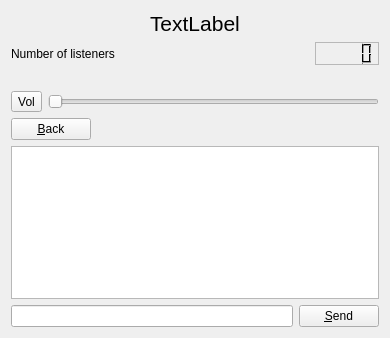
<?xml version="1.0" encoding="UTF-8"?>
<ui version="4.0">
 <class>PlayerWidget</class>
 <widget class="QWidget" name="PlayerWidget">
  <property name="geometry">
   <rect>
    <x>0</x>
    <y>0</y>
    <width>390</width>
    <height>338</height>
   </rect>
  </property>
  <property name="windowTitle">
   <string>Form</string>
  </property>
  <layout class="QVBoxLayout" name="verticalLayout_2">
   <item>
    <layout class="QHBoxLayout" name="horizontalLayout">
     <item>
      <spacer name="horizontalSpacer_2">
       <property name="orientation">
        <enum>Qt::Horizontal</enum>
       </property>
       <property name="sizeHint" stdset="0">
        <size>
         <width>40</width>
         <height>20</height>
        </size>
       </property>
      </spacer>
     </item>
     <item>
      <widget class="QLabel" name="channelName">
       <property name="font">
        <font>
         <pointsize>16</pointsize>
        </font>
       </property>
       <property name="text">
        <string>TextLabel</string>
       </property>
      </widget>
     </item>
     <item>
      <spacer name="horizontalSpacer">
       <property name="orientation">
        <enum>Qt::Horizontal</enum>
       </property>
       <property name="sizeHint" stdset="0">
        <size>
         <width>40</width>
         <height>20</height>
        </size>
       </property>
      </spacer>
     </item>
    </layout>
   </item>
   <item>
    <spacer name="verticalSpacer">
     <property name="orientation">
      <enum>Qt::Vertical</enum>
     </property>
     <property name="sizeHint" stdset="0">
      <size>
       <width>20</width>
       <height>19</height>
      </size>
     </property>
    </spacer>
   </item>
   <item>
    <layout class="QHBoxLayout" name="horizontalLayout_4">
     <item>
      <widget class="QLabel" name="label">
       <property name="text">
        <string>Number of listeners </string>
       </property>
      </widget>
     </item>
     <item>
      <spacer name="horizontalSpacer_5">
       <property name="orientation">
        <enum>Qt::Horizontal</enum>
       </property>
       <property name="sizeHint" stdset="0">
        <size>
         <width>40</width>
         <height>20</height>
        </size>
       </property>
      </spacer>
     </item>
     <item>
      <widget class="QLCDNumber" name="lcdNumOfGuests">
       <property name="palette">
        <palette>
         <active>
          <colorrole role="Light">
           <brush brushstyle="SolidPattern">
            <color alpha="255">
             <red>0</red>
             <green>0</green>
             <blue>0</blue>
            </color>
           </brush>
          </colorrole>
         </active>
         <inactive>
          <colorrole role="Light">
           <brush brushstyle="SolidPattern">
            <color alpha="255">
             <red>0</red>
             <green>0</green>
             <blue>0</blue>
            </color>
           </brush>
          </colorrole>
         </inactive>
         <disabled>
          <colorrole role="Light">
           <brush brushstyle="SolidPattern">
            <color alpha="255">
             <red>0</red>
             <green>0</green>
             <blue>0</blue>
            </color>
           </brush>
          </colorrole>
         </disabled>
        </palette>
       </property>
       <property name="frameShape">
        <enum>QFrame::StyledPanel</enum>
       </property>
      </widget>
     </item>
    </layout>
   </item>
   <item>
    <layout class="QVBoxLayout" name="verticalLayout">
     <item>
      <widget class="QLabel" name="songNameLine">
       <property name="text">
        <string/>
       </property>
      </widget>
     </item>
     <item>
      <layout class="QHBoxLayout" name="horizontalLayout_3">
       <item>
        <widget class="QToolButton" name="volIcon">
         <property name="text">
          <string>Vol</string>
         </property>
         <property name="icon">
          <iconset resource="icons.qrc">
           <normaloff>:/new/prefix1/icons/low-volume.png</normaloff>:/new/prefix1/icons/low-volume.png</iconset>
         </property>
         <property name="checkable">
          <bool>true</bool>
         </property>
        </widget>
       </item>
       <item>
        <widget class="QSlider" name="volSlider">
         <property name="orientation">
          <enum>Qt::Horizontal</enum>
         </property>
        </widget>
       </item>
      </layout>
     </item>
    </layout>
   </item>
   <item>
    <spacer name="verticalSpacer_2">
     <property name="orientation">
      <enum>Qt::Vertical</enum>
     </property>
     <property name="sizeHint" stdset="0">
      <size>
       <width>20</width>
       <height>20</height>
      </size>
     </property>
    </spacer>
   </item>
   <item>
    <layout class="QHBoxLayout" name="horizontalLayout_2">
     <item>
      <widget class="QPushButton" name="cmdBack">
       <property name="text">
        <string>&amp;Back</string>
       </property>
      </widget>
     </item>
     <item>
      <spacer name="horizontalSpacer_3">
       <property name="orientation">
        <enum>Qt::Horizontal</enum>
       </property>
       <property name="sizeHint" stdset="0">
        <size>
         <width>40</width>
         <height>20</height>
        </size>
       </property>
      </spacer>
     </item>
    </layout>
   </item>
   <item>
    <widget class="QTextEdit" name="textEdit">
     <property name="readOnly">
      <bool>true</bool>
     </property>
    </widget>
   </item>
   <item>
    <layout class="QHBoxLayout" name="horizontalLayout_5">
     <item>
      <widget class="QLineEdit" name="msgEdit"/>
     </item>
     <item>
      <widget class="QPushButton" name="cmdSend">
       <property name="text">
        <string>&amp;Send</string>
       </property>
      </widget>
     </item>
    </layout>
   </item>
  </layout>
 </widget>
 <resources>
  <include location="icons.qrc"/>
 </resources>
 <connections/>
</ui>
